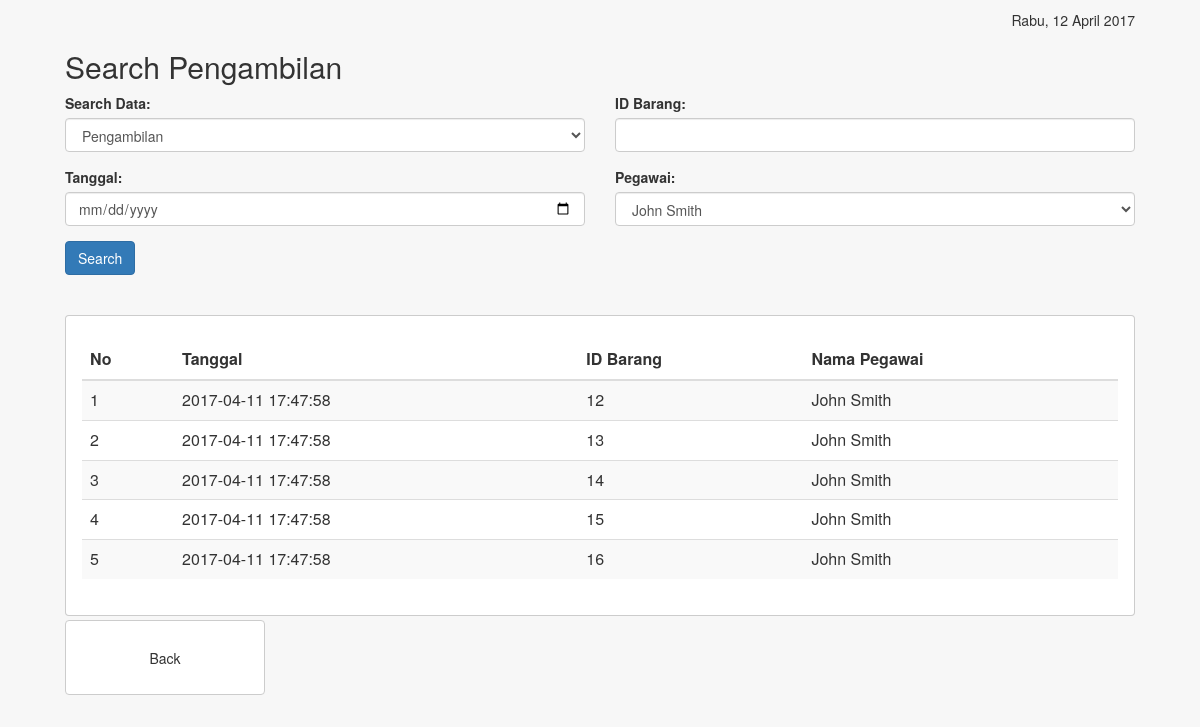
The app's page /search-pengambilan.php with its own data.
### tables this page shows
CREATE TABLE `Barang` (
  `ID` int(11) NOT NULL AUTO_INCREMENT,
  `Status` varchar(255) NOT NULL,
  `Nama` varchar(511) NOT NULL,
  `Tanggal_Masuk` date NOT NULL,
  `R_diperiksa_Hasil` text NOT NULL,
  `R_diperiksa_Tanggal` date NOT NULL,
  `R_diperiksa_Data_QC` varchar(511) NOT NULL,
  `R_diperiksa_Keterangan` text NOT NULL,
  `E_Pegawai_ID` int(11) NOT NULL,
  `E_Pengambilan_ID` int(11) NOT NULL,
  `E_Jenis_ID` int(11) NOT NULL,
  PRIMARY KEY (`ID`)
);

CREATE TABLE `Pengambilan` (
  `ID` int(11) NOT NULL AUTO_INCREMENT,
  `Tanggal` timestamp NOT NULL DEFAULT CURRENT_TIMESTAMP ON UPDATE CURRENT_TIMESTAMP,
  `E_Pegawai_ID` int(11) NOT NULL,
  PRIMARY KEY (`ID`)
);

CREATE TABLE `Pegawai` (
  `ID` int(11) NOT NULL AUTO_INCREMENT,
  `Nama` varchar(511) NOT NULL,
  PRIMARY KEY (`ID`)
);

### module/DatabaseHelper.php (called while the page is built, shortened)
<?php
	class DatabaseHelper{
		private $servername;
		private $username;
		private $password;
		private $dbname;
	    function __construct($serverName, $databaseName, $username, $password){
	    	$this->servername 	= $serverName;
	        $this->dbname 		= $databaseName;
	        $this->username 	= $username;
	        $this->password 	= $password;
	    }
		public function DoQuery($query){
			$conn = new mysqli(
						$this->servername,
						$this->username,
						$this->password,
						$this->dbname
					);
			$hasil = $conn->query($query);
			$errorDB = "";
			$last_id = isset($conn->insert_id) ? $conn->insert_id : NULL;
			if($hasil){
				$arrResult = array();
				if(isset($hasil->num_rows))
					if($hasil->num_rows > 0)
						while($row = $hasil->fetch_assoc())
							array_push($arrResult, $row);
			    return (object)array(
			    	'error' => false,
			    	'data' => $arrResult,
			    	'last_id' => $last_id
			    );
			}
		    return (object)array(
		    	'error' => true,
		    	'data' => $errorDB,
		    	'last_id' => NULL
		    );
		}
	}
?>

### module/PengolahPegawai.php (called while the page is built, shortened)
<?php
	require_once('DatabaseHelper.php');
	class PengolahPegawai{
		private $dbhelper;
	    function __construct(DatabaseHelper $dbhelper){
	    	$this->dbhelper = $dbhelper;
	    }
	    public function all(){
	    	return $this->dbhelper->DoQuery("SELECT * FROM Pegawai;");
	    }
	}
?>

### module/PengolahBarang.php (called while the page is built, shortened)
<?php
	require_once('DatabaseHelper.php');
	class PengolahBarang{
		private $dbhelper;
	    function __construct(DatabaseHelper $dbhelper){
	    	$this->dbhelper = $dbhelper;
	    }
	    public function allPengambilanWithParams($id, $tanggal, $id_pegawai){
	    	$q = "SELECT
	    			Pengambilan.Tanggal AS Tanggal_Pengambilan,
	    			Barang.ID AS ID_Barang,
	    			Pegawai.Nama as Nama_Pegawai
	    		  FROM Barang
	    		  JOIN Pengambilan
	    		  ON Barang.E_Pengambilan_ID = Pengambilan.ID
	    		  JOIN Pegawai
	    		  ON Pengambilan.E_Pegawai_ID = Pegawai.ID;";
	    	return $this->dbhelper->DoQuery($q);
	    }
	}
?>

### search-pengambilan.php (the view, shortened to what this page needs)
<?php
    require_once('module/PengolahBarang.php');
    $dbHost = "localhost";
    $dbName = "ef_manufacture";
    $dbUser = "root";
    $dbPass = "";
    $dbhelper = new DatabaseHelper($dbHost, $dbName, $dbUser, $dbPass);
    $pb = new PengolahBarang($dbhelper);
    $hasil = $pb->allPengambilanWithParams($_GET['idbarang'], $_GET['tanggal'], $_GET['idpegawai']);
?>
<DOCTYPE! html>
<html>
    <header>
        <link rel="stylesheet" href="css/bootstrap.min.css">
        <link rel="stylesheet" href="css/edit.css">
        <div class="date"></div>
    </header>
    <body>
        <div class="container-fluid edit">
            <div class="row">
                <div class="col-md-12">
                    <h2>
                        Search Pengambilan
                    </h2>
                </div>
            </div><div class="row">
                <div class="col-md-12">
                    <form action="" method="GET">
                        <div class="row">
                            <div class="col-md-6">
                                <div class="form-group search-barang">
                                    <label for="tipe">Search Data:</label>
                                    <select class="form-control" name="datamasukan" id="tipe">
                                        <option value="pengambilan" selected>Pengambilan</option>
                                    </select>
                                </div>
                            </div>
                            <div class="col-md-6">
                                <div class="form-group">
                                    <label for="id-barang">ID Barang:</label>
                                    <input type="text" class="form-control" id="idbarang" name="idbarang" value="<?php echo $_GET['idbarang']; ?>">
                                </div>
                            </div>
                        </div>
                        <div class="row">
                            <div class="col-md-6">
                                <div class="form-group">
                                    <label for="tanggal">Tanggal:</label>
                                    <input type="date" class="form-control" id="tanggal" name="tanggal" value="<?php echo $_GET['tanggal']; ?>">
                                </div>
                            </div>
                            <div class="col-md-6">
                                <div class="form-group">
                                    <label for="pegawai">Pegawai:</label>
                                    <select class="form-control" name="idpegawai" id="idpegawai">
                                    <?php
                                        require('module/PengolahPegawai.php');
                                        $dbHost = "localhost";
                                        $dbName = "ef_manufacture";
                                        $dbUser = "root";
                                        $dbPass = "";
                                        $dbhelper = new DatabaseHelper($dbHost, $dbName, $dbUser, $dbPass);
                                        $pp = new PengolahPegawai($dbhelper);
                                        $res = $pp->all();
                                        foreach ($res->data as $pegawai){
                                            echo '<option value="' . $pegawai['ID'] . '">' . $pegawai['Nama'] . '</option>' . "\n";
                                        }
                                    ?>
                                    </select>
                                </div>
                            </div>
                        </div>
                        <div class="row">
                            <div class="col-md-12">
                                <input type="submit" class="btn btn-primary" value="Search">
                            </div>
                            <br/>
                            <br/>
                            <br/>
                        </div>
                    </form>
                    <div class="row main-data">
                        <div class="col-md-12">
                            <table class="table table-striped">
                                <thead>
                                    <tr>
                                        <th>No</th>
                                        <th>Tanggal</th>
                                        <th>ID Barang</th>
                                        <th>Nama Pegawai</th>
                                    </tr>
                                </thead>
                                <tbody>
                                <?php
                                    $i = 0;
                                    foreach($hasil->data as $baris){
                                        $i++;
                                ?>
                                    <tr>
                                        <td><?php echo $i; ?></td>
                                        <td><?php echo $baris['Tanggal_Pengambilan']; ?></td>
                                        <td><?php echo $baris['ID_Barang']; ?></td>
                                        <td><?php echo $baris['Nama_Pegawai']; ?></td>
                                    </tr>
                                <?php
                                    }
                                ?>
                                </tbody>
                            </table>
                        </div>
                    </div>
                    <div class="row main-button">
                        <div class="col-md-6 left">
                            <button class="btn btn-default" id="back-button">Back</button>
                        </div>
                        <div class="col-md-6 right">
                        </div>
                    </div>
                </div>
            </div>
        </div>
    </body>
</html>

### css/edit.css (style rules this page uses)
.date { margin: 0px 15px 0 0; float: right; }
body { margin: 10px 50px 10px 50px; }
table tr td { padding-bottom: 25px; }
.btn-default { height: 75px; width: 200px; }

### search-pengambilan.php (style rules this page uses)
body { background-color: rgba(0, 0, 0, .03); }
.main-data { margin: 0px; padding: 16px; padding-top: 24px; border: solid 1px rgba(0, 0, 0, .2); overflow-y: auto; vertical-align: top; border-radius: 4px; background-color: white; }
.main-data .col-md-12 { vertical-align: top; padding: 0px; }
.main-button { margin: 4px 0px; }
.main-button .left, .main-button .right { margin: 0px; padding: 0; text-align: left; }
.main-button .left button { float: left; margin-right: 4px; }
button { height: 75px; width: 200px; }

### records on screen
barang: pengambilan.Tanggal "2017-04-11 17:47:58", ID "12", pegawai.Nama "John Smith"
barang: pengambilan.Tanggal "2017-04-11 17:47:58", ID "13", pegawai.Nama "John Smith"
barang: pengambilan.Tanggal "2017-04-11 17:47:58", ID "14", pegawai.Nama "John Smith"
barang: pengambilan.Tanggal "2017-04-11 17:47:58", ID "15", pegawai.Nama "John Smith"
barang: pengambilan.Tanggal "2017-04-11 17:47:58", ID "16", pegawai.Nama "John Smith"

### other values on screen
form field idpegawai "John Smith"
